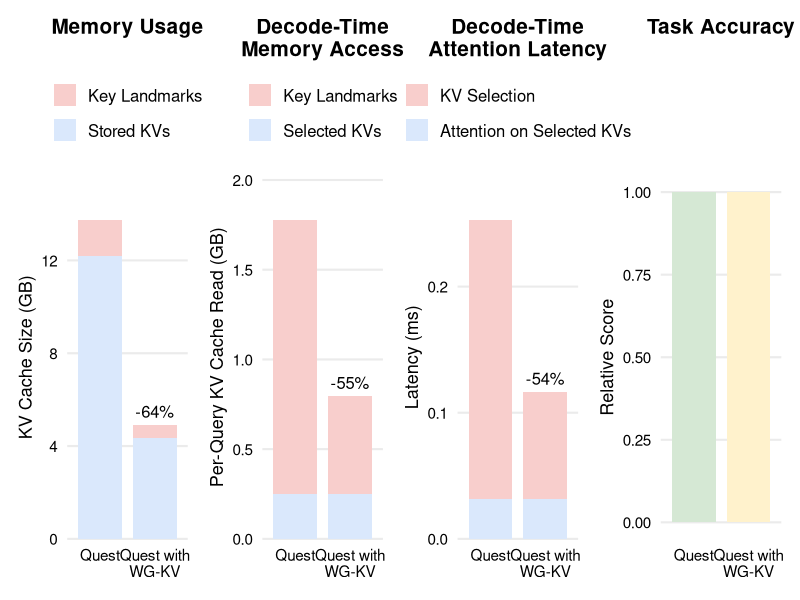

Recreate this plot in R.
library(tidyverse)
library(patchwork)

num_kv_heads <- 8
num_hidden_layers <- 32
bytes_per_token <- 256

memory_usage_scale <- num_kv_heads * num_hidden_layers * bytes_per_token / 1024 / 1024 / 1024
memory_access_scale <- num_kv_heads * num_hidden_layers * bytes_per_token / 1024 / 1024 / 1024

data <- read_csv("data/integration_new.csv", show_col_types = FALSE) %>%
  mutate(method = fct_inorder(method))

make_stacked_plot <- function(data, title, bottom_col, top_col, y_label, legend_labels, value_scale = 1) {
  plot_data <- data %>%
    select(method, bottom = {{ bottom_col }}, top = {{ top_col }}) %>%
    pivot_longer(
      cols = c(bottom, top),
      names_to = "component",
      values_to = "value"
    ) %>%
    mutate(
      component = factor(component, levels = c("bottom", "top")),
      value = value * value_scale
    )

  reduction_labels <- plot_data %>%
    group_by(method) %>%
    summarise(total_value = sum(value), .groups = "drop") %>%
    mutate(
      baseline_value = total_value[method == "Quest"][1],
      reduction = (total_value - baseline_value) / baseline_value,
      label = if_else(
        method == "Quest with WG-KV" & is.finite(reduction),
        scales::label_percent(accuracy = 1)(reduction),
        ""
      )
    )

  ggplot(plot_data, aes(x = method, y = value, fill = component)) +
    geom_col(width = 0.8, position = position_stack(reverse = TRUE)) +
    geom_text(
      data = reduction_labels,
      aes(x = method, y = total_value, label = label),
      vjust = -0.6,
      size = 4.2,
      colour = "black",
      inherit.aes = FALSE
    ) +
    scale_fill_manual(
      breaks = c("top", "bottom"),
      labels = legend_labels,
      values = c(
        "bottom" = "#DAE8FC",
        "top" = "#F8CECC"
      )
    ) +
    scale_x_discrete(labels = \(x) str_wrap(x, width = 14)) +
    scale_y_continuous(
      labels = scales::label_comma(),
      expand = expansion(mult = c(0, 0.14))
    ) +
    guides(
      fill = guide_legend(reverse = FALSE, nrow = 2, byrow = TRUE)
    ) +
    labs(
      title = title,
      x = NULL,
      y = y_label,
      fill = NULL
    ) +
    coord_cartesian(clip = "off") +
    theme_minimal(base_size = 16) +
    theme(
      plot.title = element_text(size = 15, hjust = 0.5, face = "bold"),
      axis.title.x = element_text(size = 13, colour = "black"),
      axis.title.y = element_text(size = 13, colour = "black"),
      axis.text.x = element_text(size = 11, colour = "black"),
      axis.text.y = element_text(size = 11, colour = "black"),
      legend.position = "top",
      legend.text = element_text(size = 12),
      panel.grid.minor = element_blank(),
      panel.grid.major.x = element_blank()
    )
}

memory_usage_plot <- make_stacked_plot(
  data = data,
  title = "Memory Usage",
  bottom_col = stored_kvs,
  top_col = key_landmarks,
  y_label = "KV Cache Size (GB)",
  legend_labels = c("Key Landmarks", "Stored KVs"),
  value_scale = memory_usage_scale
)

memory_access_plot <- make_stacked_plot(
  data = data,
  title = "Decode-Time\nMemory Access",
  bottom_col = selected_kvs,
  top_col = key_landmarks,
  y_label = "Per-Query KV Cache Read (GB)",
  legend_labels = c("Key Landmarks", "Selected KVs"),
  value_scale = memory_access_scale
)

attention_latency_plot <- make_stacked_plot(
  data = data,
  title = "Decode-Time\nAttention Latency",
  bottom_col = attention_time,
  top_col = select_time,
  y_label = "Latency (ms)",
  legend_labels = c("KV Selection", "Attention on Selected KVs")
)

task_accuracy_plot <- ggplot(data, aes(x = method, y = score, fill = method)) +
  geom_col(width = 0.8) +
  scale_fill_manual(
    values = c(
      "Quest" = "#D5E8D4",
      "Quest with WG-KV" = "#FFF2CC"
    ),
    guide = "none"
  ) +
  scale_x_discrete(labels = \(x) str_wrap(x, width = 14)) +
  labs(
    title = "Task Accuracy",
    x = NULL,
    y = "Relative Score"
  ) +
  theme_minimal(base_size = 16) +
  theme(
    plot.title = element_text(size = 15, hjust = 0.5, face = "bold"),
    axis.title.x = element_text(size = 13, colour = "black"),
    axis.title.y = element_text(size = 13, colour = "black"),
    axis.text.x = element_text(size = 11, colour = "black"),
    axis.text.y = element_text(size = 11, colour = "black"),
    panel.grid.minor = element_blank(),
    panel.grid.major.x = element_blank()
  )

fig <- memory_usage_plot + memory_access_plot +
  attention_latency_plot + task_accuracy_plot +
  plot_layout(ncol = 4)

ggsave("integration_new.pdf", fig, width = 9, height = 4.2, units = "in")
